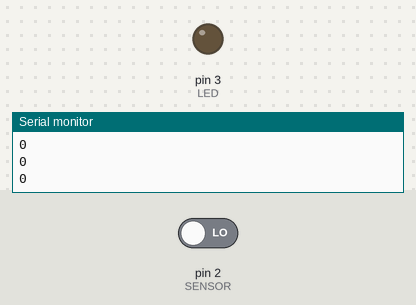
The sketch below on a simulated Arduino Uno, built with avr-gcc and run on an emulated ATmega328P. Shown: output pins drawn as LEDs (lit = HIGH), the last lines printed to the serial monitor. The inputs (shaded band) are chosen by the test bench; at power-on: pin 2 (SENSOR) LOW.

Above: at 2.8 s.
2.9 s: pin 2 (SENSOR) driven HIGH
At 4.5 s:
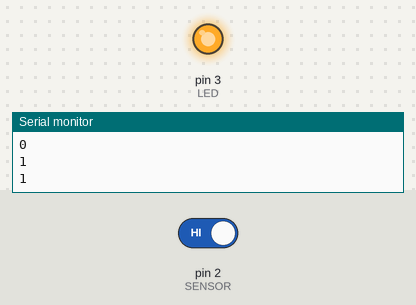
5.5 s: pin 2 (SENSOR) driven LOW
At 8.0 s:
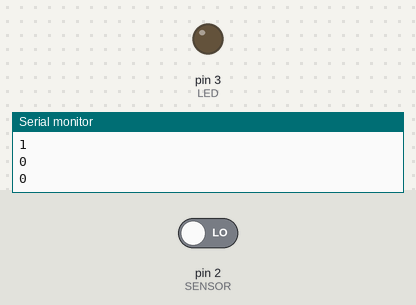
Timing chart, 0 to 9.5 s (numbered marks = the images above; inputs shaded):
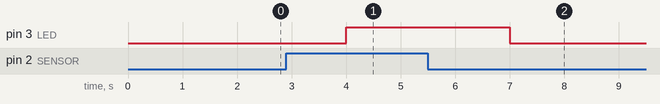

The sketch:

KY027.ino
```cpp
int SENSOR = 2;
int LED = 3;
int inclinacion;
void setup() {
  Serial.begin(9600);
  pinMode(SENSOR, INPUT);
  pinMode(LED,OUTPUT);
}

void loop() {
 inclinacion = digitalRead(SENSOR);
 Serial.println(inclinacion);
 delay(1000);
 if (inclinacion == 1){
  digitalWrite(LED,HIGH);
 }
 else {
  digitalWrite(LED,LOW);
 }

}
```

Measured:
- after the input at 2.9 s, pin 3 (LED): LOW → HIGH after 1.1 s
- after the input at 5.5 s, pin 3 (LED): HIGH → LOW after 1.5 s
